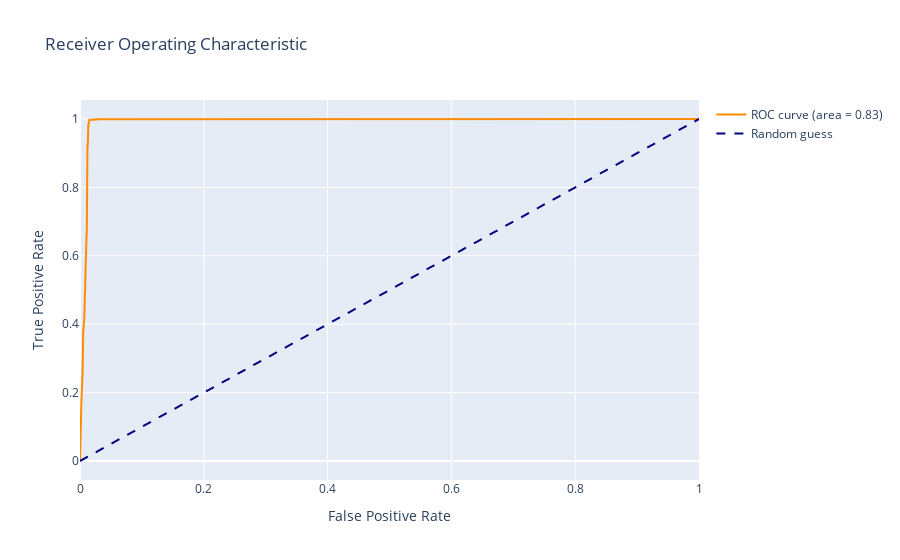

Notebook code for this chart:
### Code cell
import plotly.graph_objects as go

fig = go.Figure()
fig.add_trace(
    go.Scatter(
        x=fpr,
        y=tpr,
        mode="lines",
        name="ROC curve (area = %0.2f)" % roc_auc,
        line=dict(color="darkorange", width=2),
        text=thresholds,
        hovertemplate="fpr: %{x:.2f}<br>tpr: %{y:.2f}<br>threshold: %{text:.2f}",
    )
)
fig.add_trace(
    go.Scatter(
        x=[0, 1],
        y=[0, 1],
        mode="lines",
        name="Random guess",
        line=dict(color="navy", width=2, dash="dash"),
    )
)
fig.update_layout(
    title="Receiver Operating Characteristic",
    xaxis_title="False Positive Rate",
    yaxis_title="True Positive Rate",
)
fig.show()

### Figure 1 — Plotly figure (JSON) as saved in the notebook; plotly's stock layout.template omitted (floating-point values rounded to 4 significant figures; data arrays with more than 128 entries replaced by an {"elided": "..."} marker saying what was removed)
{"data": [{"hovertemplate": "fpr: %{x:.2f}<br>tpr: %{y:.2f}<br>threshold: %{text:.2f}", "line": {"color": "darkorange", "width": 2}, "mode": "lines", "name": "ROC curve (area = 0.83)", "text": {"elided": "393 float values"}, "type": "scatter", "x": {"elided": "393 float values"}, "y": {"elided": "393 float values"}}, {"line": {"color": "navy", "dash": "dash", "width": 2}, "mode": "lines", "name": "Random guess", "type": "scatter", "x": [0, 1], "y": [0, 1]}], "layout": {"title": {"text": "Receiver Operating Characteristic"}, "xaxis": {"title": {"text": "False Positive Rate"}}, "yaxis": {"title": {"text": "True Positive Rate"}}}}
